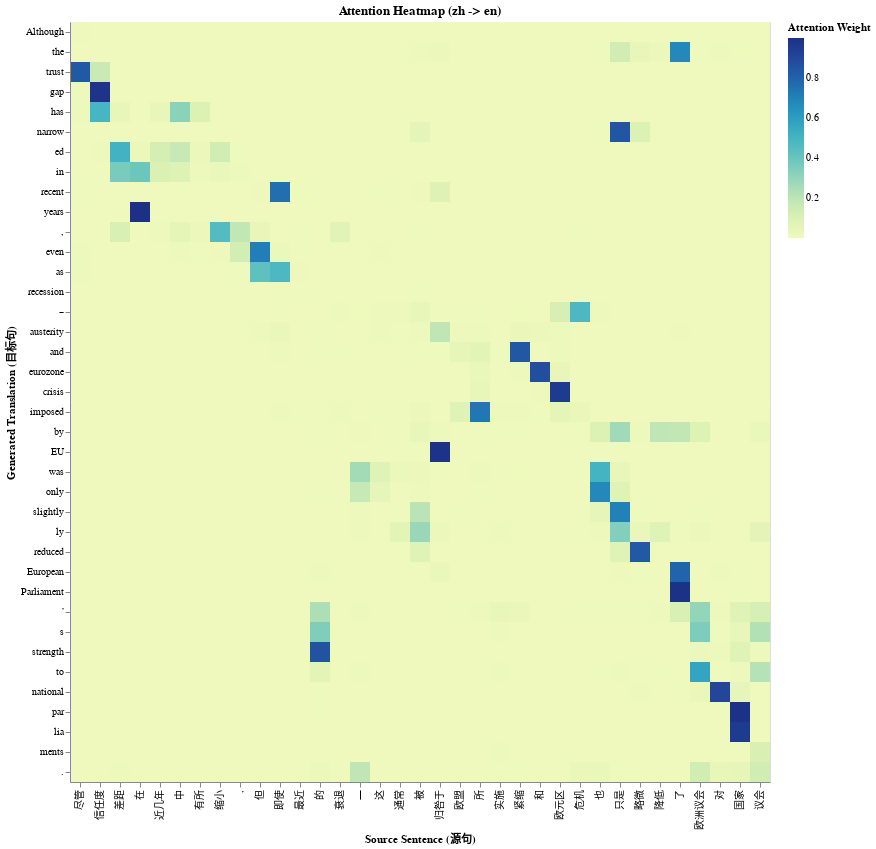

Source (notebook cell):
### Code cell
chart

### Figure 1 — Vega-Lite specification as saved in the notebook (floating-point values rounded to 4 significant figures; data arrays with more than 128 entries replaced by an {"elided": "..."} marker saying what was removed)
{"config": {"view": {"continuousWidth": 300, "continuousHeight": 300}}, "data": {"name": "data-175b7ca99cc262aa20db692a64b98d75"}, "mark": {"type": "rect"}, "encoding": {"color": {"field": "attention", "legend": {"title": "Attention Weight"}, "scale": {"range": "heatmap"}, "type": "quantitative"}, "tooltip": [{"field": "source_token", "title": "Source", "type": "nominal"}, {"field": "target_token", "title": "Target", "type": "nominal"}, {"field": "attention", "format": ".4f", "title": "Weight", "type": "quantitative"}], "x": {"axis": {"title": "Source Sentence (源句)"}, "field": "source_token", "sort": {"field": "source_index", "op": "min", "order": "ascending"}, "type": "nominal"}, "y": {"axis": {"title": "Generated Translation (目标句)"}, "field": "target_token", "sort": {"field": "target_index", "op": "min", "order": "ascending"}, "type": "nominal"}}, "params": [{"name": "param_1", "select": {"type": "interval", "encodings": ["x", "y"]}, "bind": "scales"}], "title": "Attention Heatmap (zh -> en)", "$schema": "https://vega.github.io/schema/vega-lite/v5.20.1.json", "datasets": {"data-175b7ca99cc262aa20db692a64b98d75": {"elided": "1840 records"}}}
